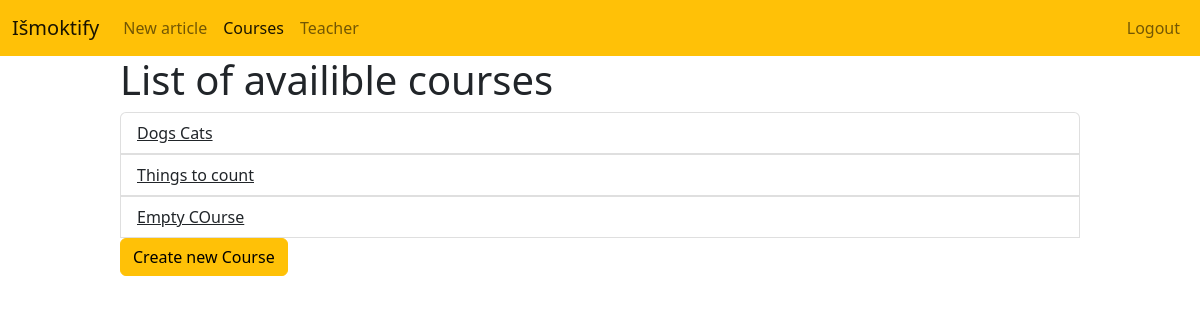
The page /courses/ (signed in) on the database its author committed.
### ismoktify/models.py (models this page shows, shortened)
class Course(models.Model):
    name = models.CharField(max_length=100, primary_key=True)

### ismoktify/views.py (the view)
# urls.py: path('courses/', CoursesListView.as_view(), name='course_list'),
class CoursesListView(ListView):
    model = Course
    template_name = 'ismoktify/course_list.html'

### ismoktify/templatetags/ismoktify_extras.py (called while the page is built)
@register.filter(name='has_group')
def has_group(user, group_name):
    group = Group.objects.get(name=group_name)
    return True if group in user.groups.all() else False

### ismoktify/templates/ismoktify/course_list.html (shortened to what this page needs)
{% extends 'ismoktify/base.html' %}
{% load static %} {% load ismoktify_extras %}
{% block active_course_list%} active{% endblock %}
{% block content %}
<div style="width: 80vw; margin:0 auto;">
    <h1> List of availible courses</h1>
    {% if course_list %}
        <ul class="list-group">
            {% for course in course_list %}
                <li class="list-group-item">
                    <a class="link-dark" href="{{ course.name }}">{{ course.name }}<a>
                </li>
            {% endfor %}
        </ul>
    {% else %}
        <p>There is no availible courses</p>
    {% endif %}
    {% if request.user|has_group:"Teacher" %}
    <a href="{% url 'ismoktify:new_course' %}">
        <button type="submit" class="btn btn-warning submit-button">Create new Course</button>
    </a>
    </div>
    {% endif %}
{% endblock %}

### rows shown on the page
Course: name "Dogs Cats"
Course: name "Things to count"
Course: name "Empty COurse"
